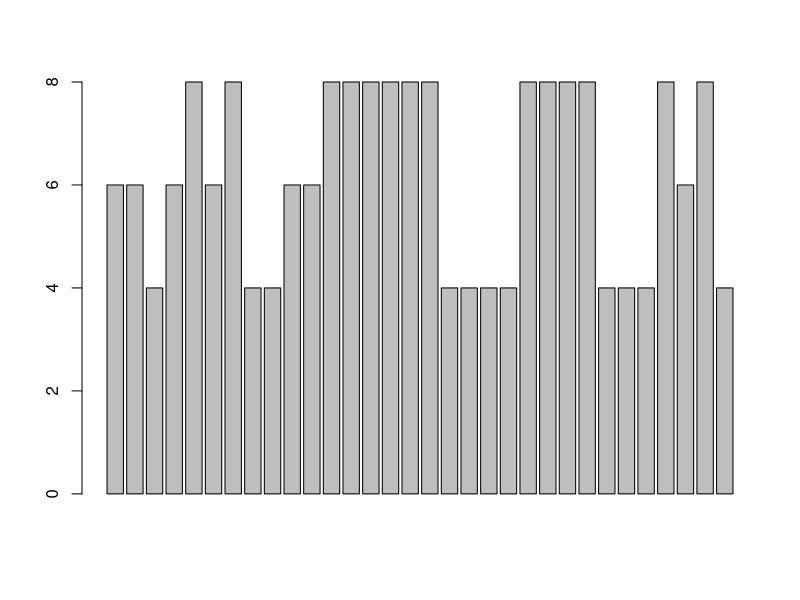
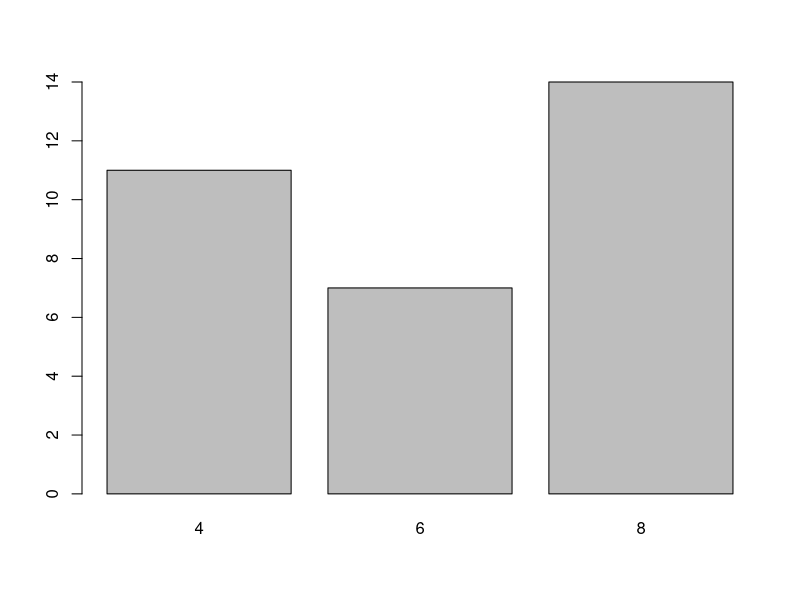
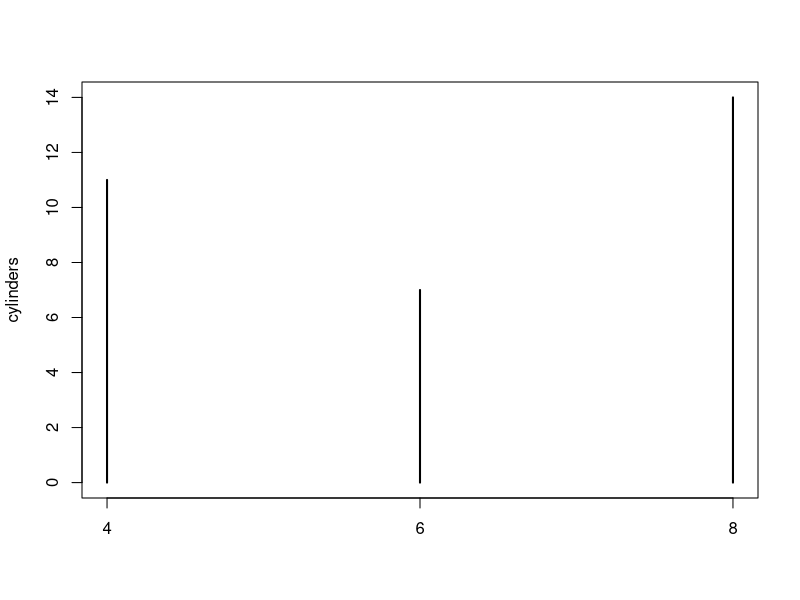

Reproduce these figures in R, in order.
library(datasets)
?mtcars
data("mtcars")

#BAR PLOT
barplot(mtcars$cyl)      #doesn't work

#NEED A TABLE WITH FREQUENCIES FOR EACH CATEGORY

cylinders <- table(mtcars$cyl)               # create table
barplot(cylinders)                           # draw a barchart
plot(cylinders)                              # draw a plot

